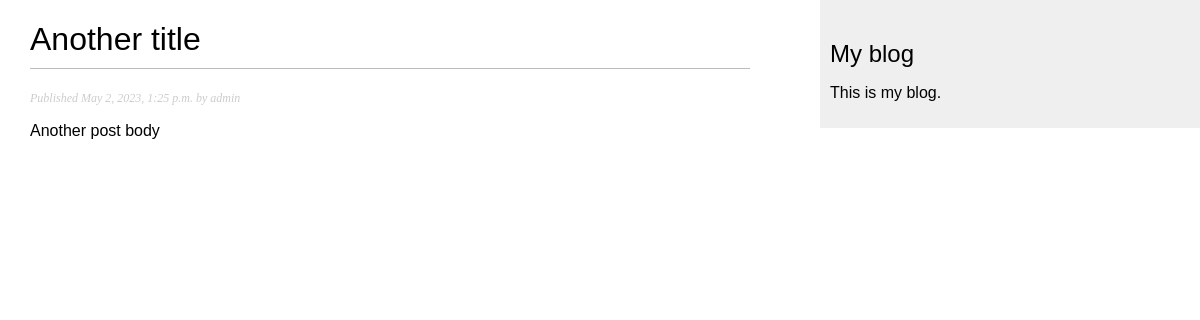
Page /blog/2023/5/2/another-post/ on the committed database.
### blog/models.py (models this page shows, shortened)
class CoreModel(models.Model):
    created = models.DateTimeField(auto_now_add=True)
    updated = models.DateTimeField(auto_now=True)

class Post(CoreModel):
    STATUS_CHOICES = (
        ('draft', 'Draft'),
        ('published', 'Published'),
    )
    title = models.CharField(max_length=250)
    slug = models.SlugField(
        max_length=250,
        unique_for_date='publish'
    )
    author = models.ForeignKey(
        User,
        on_delete=models.CASCADE,
        related_name='blog_posts',
    )
    body = models.TextField()
    publish = models.DateTimeField(default=timezone.now)
    status = models.CharField(
        max_length=10,
        choices=STATUS_CHOICES,
        default='draft',
    )
    objects = models.Manager()
    published = PublishedManager()
    class Meta:
        ordering = ('-publish',)

### blog/views.py (the view)
def post_detail(request, year, month, day, post):
    post = get_object_or_404(
        Post,
        slug=post,
        status='published',
        publish__year=year,
        publish__month=month,
        publish__day=day,
    )
    return render(
        request=request,
        template_name='blog/post/detail.html',
        context={'post': post}
    )

### blog/templates/blog/post/detail.html (shortened to what this page needs)
{% extends "blog/base.html" %}
{% block content %}
    <h1>{{ post.title }}</h1>
    <p class="date">
        Published {{ post.publish }} by {{ post.author }}
    </p>
    {{ post.body|linebreaks }}
{% endblock %}

### blog/static/css/blog.css (style rules this page uses)
body { margin:0; padding:0; font-family:helvetica, sans-serif; }
h1 { font-weight:normal; border-bottom:1px solid #bbb; padding:0 0 10px 0; }
p.date { color:#ccc; font-family: georgia, serif; font-size: 12px; font-style: italic; }

### rows in the picture
Post: title "Another title", publish "May 2, 2023, 1:25 p.m.", author "admin", body "Another post body"
